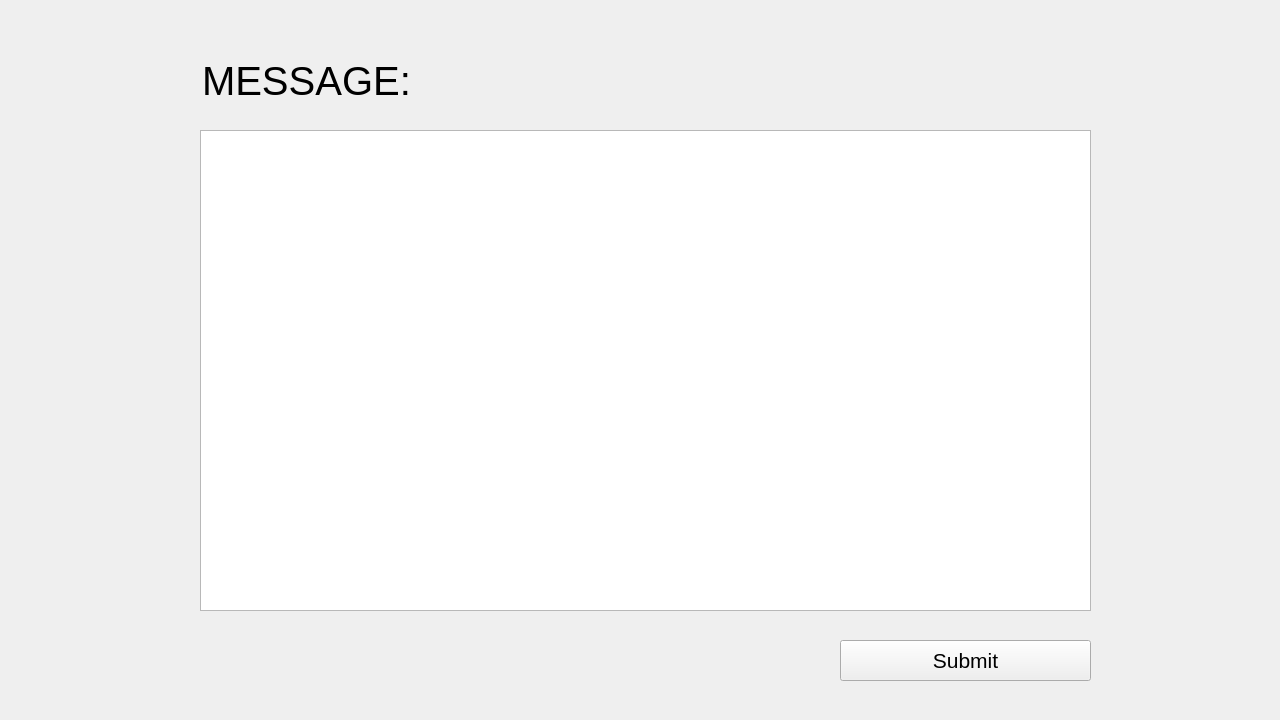
<?xml version="1.0" encoding="UTF-8"?>
<ui version="4.0">
 <class>MainWindow</class>
 <widget class="QMainWindow" name="MainWindow">
  <property name="geometry">
   <rect>
    <x>0</x>
    <y>0</y>
    <width>1280</width>
    <height>720</height>
   </rect>
  </property>
  <property name="font">
   <font>
    <pointsize>16</pointsize>
   </font>
  </property>
  <property name="windowTitle">
   <string>MainWindow</string>
  </property>
  <widget class="QWidget" name="centralwidget">
   <widget class="QTextEdit" name="textEdit">
    <property name="geometry">
     <rect>
      <x>200</x>
      <y>130</y>
      <width>891</width>
      <height>481</height>
     </rect>
    </property>
    <property name="font">
     <font>
      <pointsize>20</pointsize>
     </font>
    </property>
   </widget>
   <widget class="QPushButton" name="pushButtonSubmit">
    <property name="geometry">
     <rect>
      <x>840</x>
      <y>640</y>
      <width>251</width>
      <height>41</height>
     </rect>
    </property>
    <property name="text">
     <string>Submit</string>
    </property>
   </widget>
   <widget class="QLabel" name="label">
    <property name="geometry">
     <rect>
      <x>202</x>
      <y>40</y>
      <width>891</width>
      <height>81</height>
     </rect>
    </property>
    <property name="font">
     <font>
      <pointsize>30</pointsize>
     </font>
    </property>
    <property name="text">
     <string>MESSAGE:</string>
    </property>
    <property name="alignment">
     <set>Qt::AlignLeading|Qt::AlignLeft|Qt::AlignVCenter</set>
    </property>
   </widget>
  </widget>
 </widget>
 <resources/>
 <connections/>
</ui>
